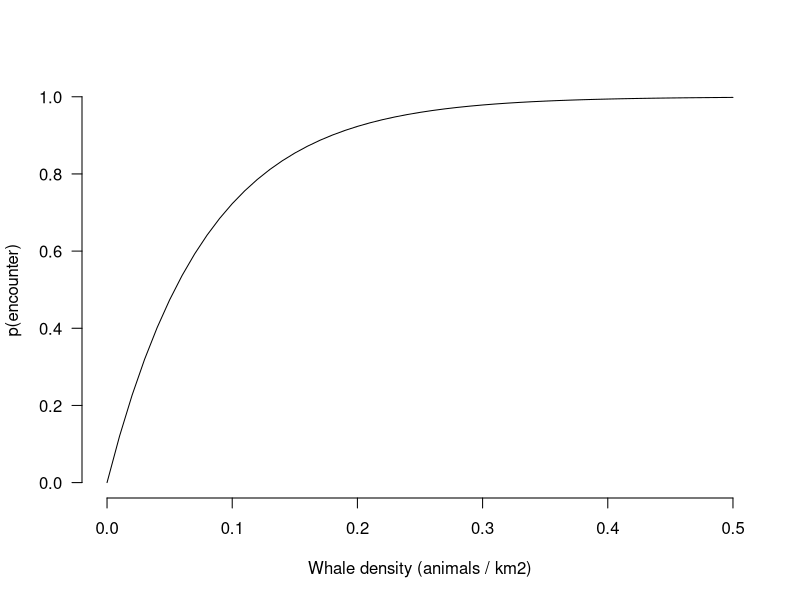

Recreate this plot in R.

# Trap = static predator
# Whale = mobile prey

# Parameters
D <- 0.01 # risky passing distance (0.01 km = 10 m; citation)
v <- 3 # mean whale speed (5 km/hr; citation)
t <- 168 # duration of the time step (168 hrs or 1 week)

# Function to calculate p(encounter)
calc_p_encounter <- function(p){
  prob <- 1 - exp(-8 * p * D * v * t / pi)
}

# p(encounter) at various whale densities
prey_dens_sqkm <- seq(0, 0.5, 0.01) # whales
p_encounters <- calc_p_encounter(prey_dens_sqkm)

# Plot p(encounter) at various whale densities
plot(p_encounters ~ prey_dens_sqkm, type="l", bty="n", las=1, xlab="Whale density (animals / km2)", ylab="p(encounter)")
